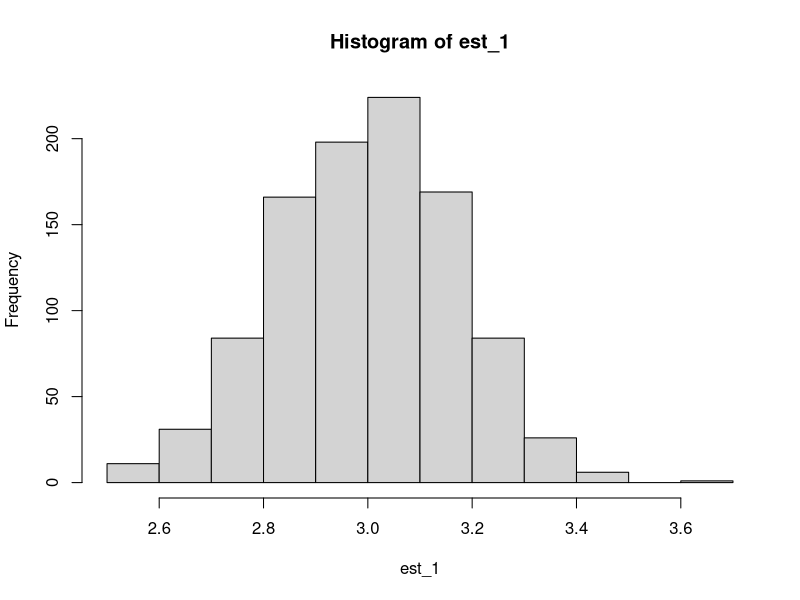
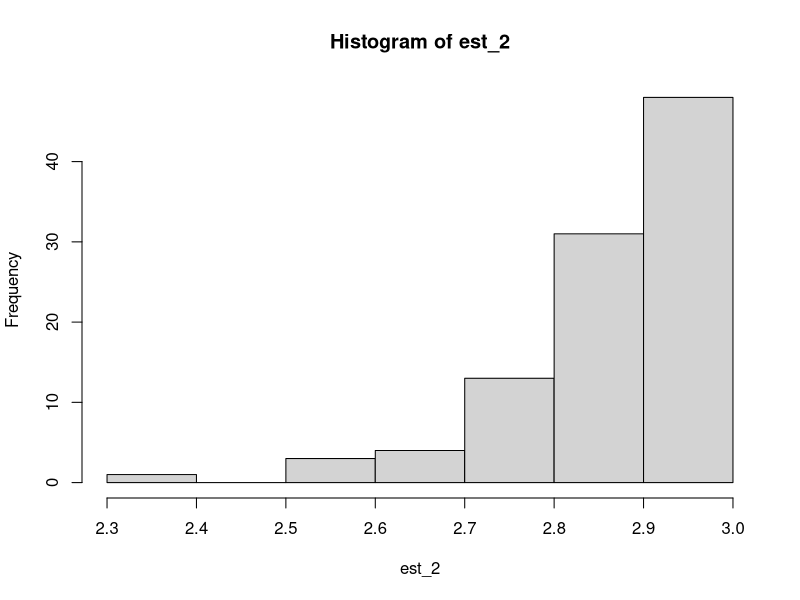

These figures' R source, in order:
# Estimadores ####
est1_unif <- function(x) {
  2*mean(x)
}

est2_unif <- function(x) {
  max(x)
}

# Histogramas ####
histograma_est1_unif <- function(theta, n, Nrep, seed) {
  set.seed(seed)
  est_1 <- c()
  for (i in 1:Nrep) {
    est_1[i] <- est1_unif(runif(n = n, min = 0, max = theta))
  }
  hist(est_1)
}

histograma_est1_unif(3, 100, 1000, 1)

histograma_est2_unif <- function(theta, n, Nrep, seed) {
  set.seed(seed)
  est_2 <- c()
  for (i in 1:Nrep) {
    est_2[i] <- est2_unif(runif(n = n, min = 0, max = theta))
  }
  hist(est_2)
}

histograma_est2_unif(3, 20, 100, 1)